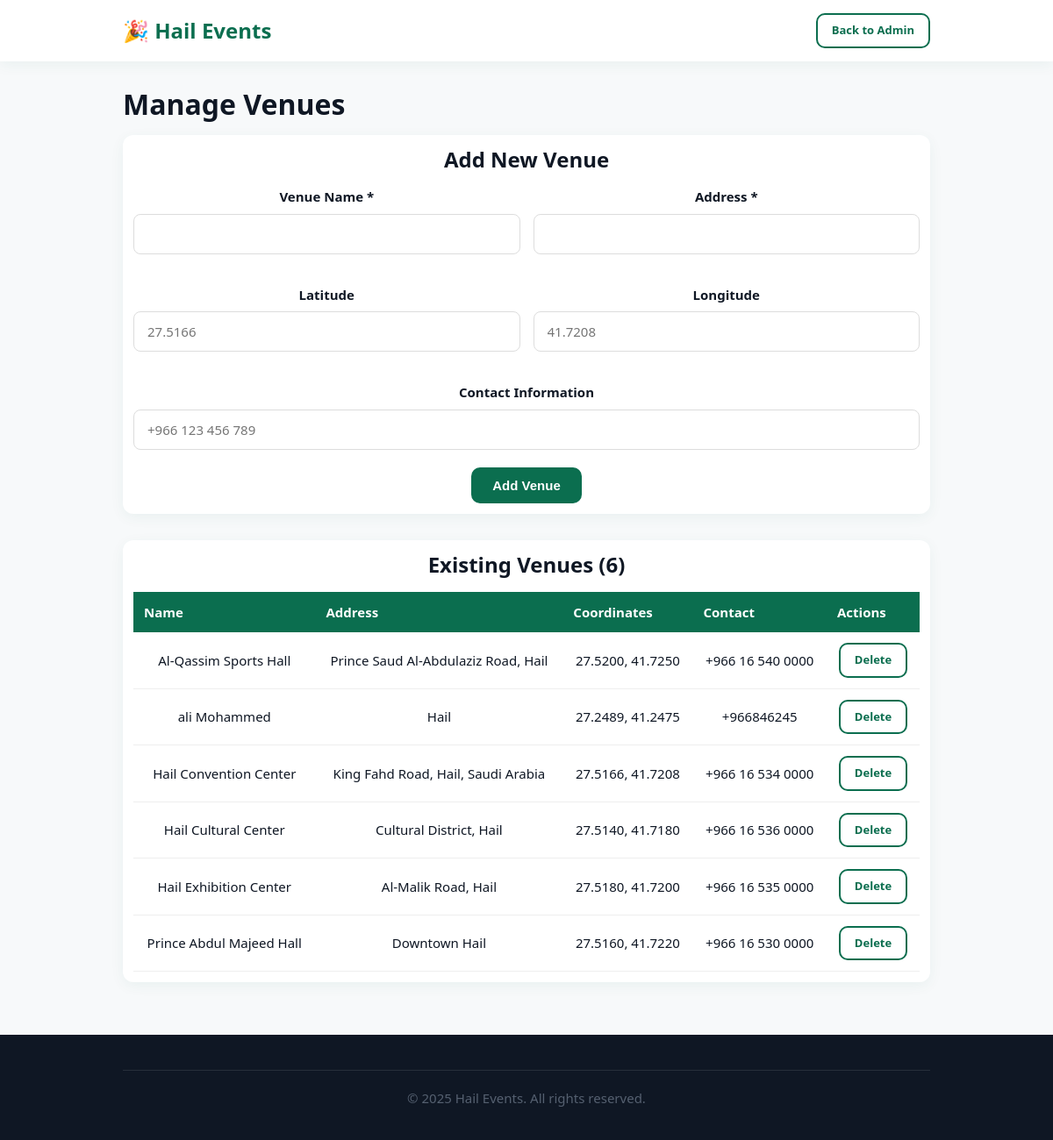
The app's page /manage-venues.php (signed in) with its own data.
### tables this page shows
CREATE TABLE `venues` (
  `id` int(11) NOT NULL,
  `name` varchar(255) NOT NULL,
  `address` varchar(500) DEFAULT NULL,
  `lat` decimal(10,7) DEFAULT NULL,
  `lng` decimal(10,7) DEFAULT NULL,
  `contact_info` varchar(255) DEFAULT NULL,
  `created_at` datetime DEFAULT current_timestamp()
);

### manage-venues.php (the view, shortened to what this page needs)
<?php
include 'includes/db.php';
$venues = $conn->query("SELECT * FROM venues ORDER BY name");
?>
<!DOCTYPE html>
<html lang="en">
<head>
    <link rel="stylesheet" href="css/style.css">
</head>
<body>
    <header>
        <div class="container">
            <nav class="flex-between">
                <div class="logo">🎉 Hail Events</div>
                <div class="nav-right">
                    <a href="admin-dashboard.php" class="btn btn-small btn-secondary">Back to Admin</a>
                </div>
            </nav>
        </div>
    </header>
    <section class="container mt-3">
        <h1>Manage Venues</h1>
        <div class="card" style="margin-bottom: 30px;">
            <h2>Add New Venue</h2>
            <form method="POST">
                <div style="display: grid; grid-template-columns: 1fr 1fr; gap: 15px;">
                    <div class="form-group">
                        <label for="name">Venue Name *</label>
                        <input type="text" id="name" name="name" required>
                    </div>
                    <div class="form-group">
                        <label for="address">Address *</label>
                        <input type="text" id="address" name="address" required>
                    </div>
                    <div class="form-group">
                        <label for="lat">Latitude</label>
                        <input type="number" id="lat" name="lat" step="0.0001" placeholder="27.5166">
                    </div>
                    <div class="form-group">
                        <label for="lng">Longitude</label>
                        <input type="number" id="lng" name="lng" step="0.0001" placeholder="41.7208">
                    </div>
                    <div class="form-group" style="grid-column: 1 / -1;">
                        <label for="contact_info">Contact Information</label>
                        <input type="text" id="contact_info" name="contact_info" placeholder="+966 123 456 789">
                    </div>
                </div>
                <button type="submit" class="btn btn-primary">Add Venue</button>
            </form>
        </div>
        <div class="card">
            <h2>Existing Venues (<?php echo $venues->num_rows; ?>)</h2>
            <table class="venue-table">
                <thead>
                    <tr>
                        <th>Name</th>
                        <th>Address</th>
                        <th>Coordinates</th>
                        <th>Contact</th>
                        <th>Actions</th>
                    </tr>
                </thead>
                <tbody>
                    <?php while ($venue = $venues->fetch_assoc()): ?>
                        <tr>
                            <td><?php echo htmlspecialchars($venue['name']); ?></td>
                            <td><?php echo htmlspecialchars($venue['address']); ?></td>
                            <td>
                                <?php if ($venue['lat'] && $venue['lng']): ?>
                                    <?php echo number_format($venue['lat'], 4); ?>, <?php echo number_format($venue['lng'], 4); ?>
                                <?php else: ?>
                                    <span style="color: #999;">Not set</span>
                                <?php endif; ?>
                            </td>
                            <td><?php echo htmlspecialchars($venue['contact_info']); ?></td>
                            <td>
                                <a href="?action=delete&id=<?php echo $venue['id']; ?>" class="btn btn-small btn-secondary"
                                   onclick="return confirm('Delete this venue?');">Delete</a>
                            </td>
                        </tr>
                    <?php endwhile; ?>
                </tbody>
            </table>
        </div>
    </section>
    <footer>
        <div class="container">
            <div class="footer-bottom">
                <p>&copy; 2025 Hail Events. All rights reserved.</p>
            </div>
        </div>
    </footer>
</body>
</html>

### css/style.css (style rules this page uses)
:root { --primary: #0B6E4F; --secondary: #00A878; --accent: #FF9F1C; --background: #F7F9FA; --text-main: #0F1724; --text-secondary: #556070; --error: #E63946; --success: #06A77D; --warning: #FFB703; --card-shadow: 0 4px 16px rgba(11, 110, 79, 0.06); --border-radius: 12px; --transition: all 0.3s ease; }
* { margin: 0; padding: 0; box-sizing: border-box; }
html { scroll-behavior: smooth; }
body { font-family: 'Segoe UI', Tahoma, Geneva, Verdana, sans-serif; font-size: 15px; line-height: 1.5; color: var(--text-main); background-color: var(--background); }
h1 { font-size: 32px; font-weight: 700; line-height: 1.2; margin-bottom: 1rem; }
h2 { font-size: 24px; font-weight: 700; line-height: 1.3; margin-bottom: 1rem; }
p { margin-bottom: 1rem; color: var(--text-secondary); }
a { color: var(--primary); text-decoration: none; transition: var(--transition); }
.btn { display: inline-block; padding: 12px 24px; border-radius: 10px; font-size: 15px; font-weight: 600; text-align: center; cursor: pointer; border: none; transition: var(--transition); text-decoration: none; }
.btn-primary { background-color: var(--primary); color: white; }
.btn-secondary { background-color: transparent; color: var(--primary); border: 2px solid var(--primary); }
.btn-small { padding: 8px 16px; font-size: 13px; }
.card { background: white; border-radius: var(--border-radius); padding: 12px; box-shadow: var(--card-shadow); transition: var(--transition); text-align: center; width: 100%; max-width: 2200px; margin: auto; }
.container { max-width: 80%; margin: 0 auto; padding: 0 20px; }
.flex-between { display: flex; justify-content: space-between; align-items: center; }
header { background: white; box-shadow: var(--card-shadow); position: sticky; top: 0; z-index: 100; }
nav { display: flex; justify-content: space-between; align-items: center; padding: 15px 0; }
.logo { font-size: 24px; font-weight: 700; color: var(--primary); }
.nav-right { display: flex; gap: 15px; align-items: center; }
.form-group { margin-bottom: 20px; }
.form-group label { display: block; margin-bottom: 8px; font-weight: 600; color: var(--text-main); }
.form-group input, .form-group textarea, .form-group select { width: 100%; padding: 12px 15px; border: 1px solid #ddd; border-radius: 8px; font-size: 15px; font-family: inherit; transition: var(--transition); }
footer { background: var(--text-main); color: white; padding: 40px 0 20px; margin-top: 60px; }
.footer-bottom { border-top: 1px solid rgba(255, 255, 255, 0.1); padding-top: 20px; text-align: center; color: rgba(255, 255, 255, 0.6); }
.mt-3 { margin-top: 30px; }

### manage-venues.php (style rules this page uses)
.venue-table { width: 100%; border-collapse: collapse; }
.venue-table th { background: var(--primary); color: white; padding: 12px; text-align: left; }
.venue-table td { padding: 12px; border-bottom: 1px solid #eee; }

### records on screen
venues: name "Al-Qassim Sports Hall", address "Prince Saud Al-Abdulaziz Road, Hail", lat "27.5200", lng "41.7250", contact_info "+966 16 540 0000"
venues: name "ali Mohammed", address "Hail", lat "27.2489", lng "41.2475", contact_info "+966846245"
venues: name "Hail Convention Center", address "King Fahd Road, Hail, Saudi Arabia", lat "27.5166", lng "41.7208", contact_info "+966 16 534 0000"
venues: name "Hail Cultural Center", address "Cultural District, Hail", lat "27.5140", lng "41.7180", contact_info "+966 16 536 0000"
venues: name "Hail Exhibition Center", address "Al-Malik Road, Hail", lat "27.5180", lng "41.7200", contact_info "+966 16 535 0000"
venues: name "Prince Abdul Majeed Hall", address "Downtown Hail", lat "27.5160", lng "41.7220", contact_info "+966 16 530 0000"

### other values on screen
$venues->num_rows "6"
